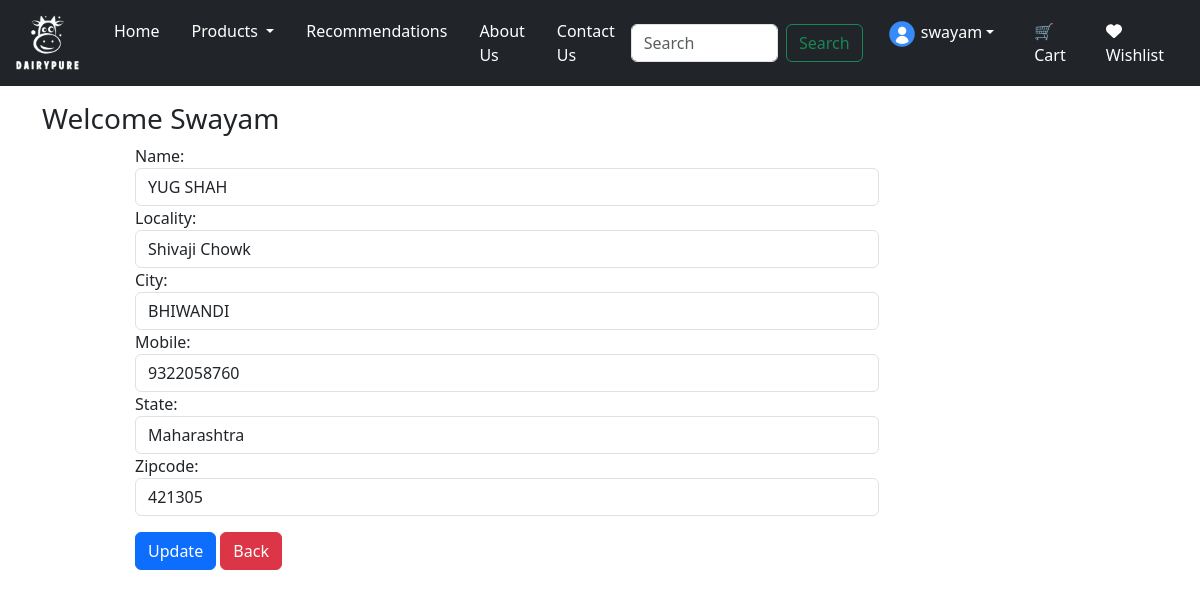
The app's page /updateAddress/2 (signed in) with its own data.
### app/models.py (models this page shows, shortened)
class Customer(models.Model):
    user = models.ForeignKey(User, on_delete=models.CASCADE)
    name = models.CharField(max_length=200)
    locality = models.CharField(max_length=200)
    city = models.CharField(max_length=50)
    mobile = models.IntegerField(default=0)
    zipcode = models.IntegerField()
    state = models.CharField(choices=STATE_CHOICES, max_length=100)

### app/views.py (the view, shortened to what this page needs)
# urls.py: path('updateAddress/<int:pk>', views.updateAddress.as_view(), name='updateAddress'),
@method_decorator(login_required, name='dispatch')
class updateAddress(View):
    def get(self, request, pk):
        add = Customer.objects.get(pk=pk)
        form = CustomerProfileForm(instance=add)
        totalitem = 0
        wishitem = 0
        if request.user.is_authenticated:
            totalitem = len(Cart.objects.filter(user=request.user))
            wishitem = len(Wishlist.objects.filter(user=request.user))
        return render(request, 'app/updateAddress.html', locals())

### app/forms.py
class CustomerProfileForm(forms.ModelForm):
    class Meta:
        model = Customer
        fields = ['name', 'locality', 'city', 'mobile', 'state', 'zipcode']
        widgets = {
            'name': forms.TextInput(attrs={'class': 'form-control'}),
            'locality': forms.TextInput(attrs={'class': 'form-control'}),
            'city': forms.TextInput(attrs={'class': 'form-control'}),
            'mobile': forms.NumberInput(attrs={'class': 'form-control'}),
            'state': forms.Select(attrs={'class': 'form-control'}),
            'zipcode': forms.NumberInput(attrs={'class': 'form-control'}),
        }

### app/templates/app/updateAddress.html (shortened to what this page needs)
{% extends 'app/base.html' %}
{% load static %}
{% block main-content %}
<div class="container my-3">
    <div class="row">
        <h3>Welcome <span class="text-capitalize">{{request.user}}</span> </h3>
    </div>
    <div class="col-sm-8 offset-sm-1">
        <form action="" method="post">
            {% for fm in form %}
                {{fm.label_tag}} {{fm}} <small class="text-danger">{{fm.errors|striptags}}</small>
            {% endfor %}
            <div class="col-12 mt-3">
                <button type="submit" class="btn btn-primary">Update</button>
                <a href="{% url 'address' %}" type="button" class="btn btn-danger">Back</a><br><br>
            </div>
        </form>
    </div>
</div>
{% endblock main-content %}

### app/templates/app/base.html (shortened to what this page needs)
<!DOCTYPE html>
{% load static %}
<html lang="en">
<head>
    <link href="https://cdn.jsdelivr.net/npm/bootstrap@5.3.3/dist/css/bootstrap.min.css" rel="stylesheet">
    <link rel="stylesheet" href="{% static 'app/css/owl.carousel.min.css' %}" />
    <link rel="stylesheet" href="{% static 'app/css/all.min.css' %}" />
    <link rel="stylesheet" href="{% static 'app/css/style.css' %}" />
</head>
<body>
<nav class="navbar navbar-expand-lg navbar-dark bg-dark">
  <div class="container-fluid">
    <a class="navbar-brand" href="/">
      <img src="{% static 'app/images/logo2.png' %}" width="70" height="60"/>
    </a>
    <div class="collapse navbar-collapse" id="navbarSupportedContent">
      <ul class="navbar-nav me-auto mb-2 mb-lg-0">
        <li class="nav-item mx-2">
          <a class="nav-link active" aria-current="page" href="/">Home</a>
        </li>
        <li class="nav-item dropdown mx-2">
          <a class="nav-link text-white dropdown-toggle" href="#" role="button" data-bs-toggle="dropdown" aria-expanded="false">
            Products
          </a>
        </li>
        <li class="nav-item mx-2">
          <a class="nav-link text-white" href="{% url 'about' %}">Recommendations</a>
        </li>
        <li class="nav-item mx-2">
          <a class="nav-link text-white" href="{% url 'about' %}">About Us</a>
        </li>
        <li class="nav-item mx-2">
          <a class="nav-link text-white" href="{% url 'contact' %}">Contact Us</a>
        </li>
      </ul>
      <form class="d-flex" role="search" action="/search">
        <input class="form-control me-2" type="search" placeholder="Search" name="search" aria-label="Search">
        <button class="btn btn-outline-success" type="submit">Search</button>
      </form>
      <ul class="navbar-nav">
        <li class="nav-item dropdown mx-3">
          <a class="nav-link text-white dropdown-toggle" href="#" id="profileDropdown" role="button" data-bs-toggle="dropdown" aria-expanded="false"><img src="{% static 'app/images/blue-profile-icon.png' %}" height="30" width="30"> {{request.user}}</a>
        </li>
        <li class="nav-item mx-2">
          <a href="{% url 'showcart' %}" class="nav-link text-white"> 🛒Cart</a>
        </li>
        <li class="nav-item mx-3">
          <a href="{% url 'showwishlist' %}" class="nav-link text-white"> <i class="fa fa-heart"></i> Wishlist</a>
        </li>
      </ul>
    </div>
  </div>
</nav>
{% block main-content %}{% endblock main-content %}
</body>
</html>

### records on screen
Customer: form "YUG SHAH" "Shivaji Chowk" "BHIWANDI" "9322058760" "Maharashtra" "421305"

### other values on screen
{{ request.user }} "swayam"
{{ request.user }} "Swayam"
{{ fm.label_tag }} "Name:" "Locality:" "City:" "Mobile:" "State:" "Zipcode:"
